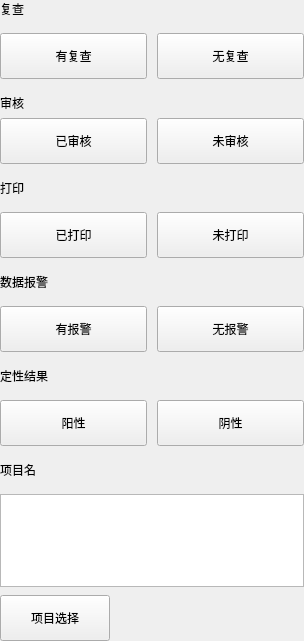
     <widget class="QWidget" name="widget61" native="true">
      <property name="geometry">
       <rect>
        <x>575</x>
        <y>0</y>
        <width>304</width>
        <height>641</height>
       </rect>
      </property>
      <layout class="QVBoxLayout" name="verticalLayout_52">
       <property name="spacing">
        <number>15</number>
       </property>
       <property name="leftMargin">
        <number>0</number>
       </property>
       <property name="topMargin">
        <number>0</number>
       </property>
       <property name="rightMargin">
        <number>0</number>
       </property>
       <property name="bottomMargin">
        <number>0</number>
       </property>
       <item>
        <layout class="QVBoxLayout" name="verticalLayout_44">
         <item>
          <widget class="QLabel" name="label_32">
           <property name="text">
            <string>复查</string>
           </property>
          </widget>
         </item>
         <item>
          <layout class="QHBoxLayout" name="horizontalLayout_50">
           <property name="spacing">
            <number>10</number>
           </property>
           <item>
            <widget class="QPushButton" name="pushButton_65">
             <property name="minimumSize">
              <size>
               <width>110</width>
               <height>46</height>
              </size>
             </property>
             <property name="maximumSize">
              <size>
               <width>16777215</width>
               <height>46</height>
              </size>
             </property>
             <property name="text">
              <string>有复查</string>
             </property>
             <property name="checkable">
              <bool>true</bool>
             </property>
             <property name="autoExclusive">
              <bool>false</bool>
             </property>
             <property name="buttons" stdset="0">
              <string notr="true">flat_button</string>
             </property>
            </widget>
           </item>
           <item>
            <widget class="QPushButton" name="pushButton_66">
             <property name="minimumSize">
              <size>
               <width>110</width>
               <height>46</height>
              </size>
             </property>
             <property name="maximumSize">
              <size>
               <width>16777215</width>
               <height>46</height>
              </size>
             </property>
             <property name="text">
              <string>无复查</string>
             </property>
             <property name="checkable">
              <bool>true</bool>
             </property>
             <property name="autoExclusive">
              <bool>false</bool>
             </property>
             <property name="buttons" stdset="0">
              <string notr="true">flat_button</string>
             </property>
            </widget>
           </item>
          </layout>
         </item>
        </layout>
       </item>
       <item>
        <layout class="QVBoxLayout" name="verticalLayout_46">
         <property name="spacing">
          <number>6</number>
         </property>
         <item>
          <widget class="QLabel" name="label_30">
           <property name="text">
            <string>审核</string>
           </property>
          </widget>
         </item>
         <item>
          <layout class="QHBoxLayout" name="horizontalLayout_53">
           <property name="spacing">
            <number>10</number>
           </property>
           <item>
            <widget class="QPushButton" name="pushButton_60">
             <property name="minimumSize">
              <size>
               <width>110</width>
               <height>46</height>
              </size>
             </property>
             <property name="maximumSize">
              <size>
               <width>16777215</width>
               <height>46</height>
              </size>
             </property>
             <property name="text">
              <string>已审核</string>
             </property>
             <property name="checkable">
              <bool>true</bool>
             </property>
             <property name="autoExclusive">
              <bool>false</bool>
             </property>
             <property name="buttons" stdset="0">
              <string notr="true">flat_button</string>
             </property>
            </widget>
           </item>
           <item>
            <widget class="QPushButton" name="pushButton_61">
             <property name="minimumSize">
              <size>
               <width>110</width>
               <height>46</height>
              </size>
             </property>
             <property name="maximumSize">
              <size>
               <width>16777215</width>
               <height>46</height>
              </size>
             </property>
             <property name="text">
              <string>未审核</string>
             </property>
             <property name="checkable">
              <bool>true</bool>
             </property>
             <property name="autoExclusive">
              <bool>false</bool>
             </property>
             <property name="buttons" stdset="0">
              <string notr="true">flat_button</string>
             </property>
            </widget>
           </item>
          </layout>
         </item>
        </layout>
       </item>
       <item>
        <layout class="QVBoxLayout" name="verticalLayout_45">
         <item>
          <widget class="QLabel" name="label_129">
           <property name="text">
            <string>打印</string>
           </property>
          </widget>
         </item>
         <item>
          <layout class="QHBoxLayout" name="horizontalLayout_54">
           <property name="spacing">
            <number>10</number>
           </property>
           <item>
            <widget class="QPushButton" name="pushButton_83">
             <property name="minimumSize">
              <size>
               <width>110</width>
               <height>46</height>
              </size>
             </property>
             <property name="maximumSize">
              <size>
               <width>16777215</width>
               <height>46</height>
              </size>
             </property>
             <property name="text">
              <string>已打印</string>
             </property>
             <property name="checkable">
              <bool>true</bool>
             </property>
             <property name="buttons" stdset="0">
              <string notr="true">flat_button</string>
             </property>
            </widget>
           </item>
           <item>
            <widget class="QPushButton" name="pushButton_38">
             <property name="minimumSize">
              <size>
               <width>110</width>
               <height>46</height>
              </size>
             </property>
             <property name="maximumSize">
              <size>
               <width>16777215</width>
               <height>46</height>
              </size>
             </property>
             <property name="text">
              <string>未打印</string>
             </property>
             <property name="checkable">
              <bool>true</bool>
             </property>
             <property name="buttons" stdset="0">
              <string notr="true">flat_button</string>
             </property>
            </widget>
           </item>
          </layout>
         </item>
        </layout>
       </item>
       <item>
        <layout class="QVBoxLayout" name="verticalLayout_41">
         <item>
          <widget class="QLabel" name="label_33">
           <property name="text">
            <string>数据报警</string>
           </property>
          </widget>
         </item>
         <item>
          <layout class="QHBoxLayout" name="horizontalLayout_51">
           <property name="spacing">
            <number>10</number>
           </property>
           <item>
            <widget class="QPushButton" name="pushButton_68">
             <property name="minimumSize">
              <size>
               <width>110</width>
               <height>46</height>
              </size>
             </property>
             <property name="maximumSize">
              <size>
               <width>16777215</width>
               <height>46</height>
              </size>
             </property>
             <property name="text">
              <string>有报警</string>
             </property>
             <property name="checkable">
              <bool>true</bool>
             </property>
             <property name="autoExclusive">
              <bool>false</bool>
             </property>
             <property name="buttons" stdset="0">
              <string notr="true">flat_button</string>
             </property>
            </widget>
           </item>
           <item>
            <widget class="QPushButton" name="pushButton_67">
             <property name="minimumSize">
              <size>
               <width>110</width>
               <height>46</height>
              </size>
             </property>
             <property name="maximumSize">
              <size>
               <width>16777215</width>
               <height>46</height>
              </size>
             </property>
             <property name="text">
              <string>无报警</string>
             </property>
             <property name="checkable">
              <bool>true</bool>
             </property>
             <property name="autoExclusive">
              <bool>false</bool>
             </property>
             <property name="buttons" stdset="0">
              <string notr="true">flat_button</string>
             </property>
            </widget>
           </item>
          </layout>
         </item>
        </layout>
       </item>
       <item>
        <layout class="QVBoxLayout" name="verticalLayout_40">
         <item>
          <widget class="QLabel" name="label_28">
           <property name="text">
            <string>定性结果</string>
           </property>
          </widget>
         </item>
         <item>
          <layout class="QHBoxLayout" name="horizontalLayout_52">
           <property name="spacing">
            <number>10</number>
           </property>
           <item>
            <widget class="QPushButton" name="pushButton_57">
             <property name="minimumSize">
              <size>
               <width>110</width>
               <height>46</height>
              </size>
             </property>
             <property name="maximumSize">
              <size>
               <width>16777215</width>
               <height>46</height>
              </size>
             </property>
             <property name="text">
              <string>阳性</string>
             </property>
             <property name="checkable">
              <bool>true</bool>
             </property>
             <property name="autoExclusive">
              <bool>false</bool>
             </property>
             <property name="buttons" stdset="0">
              <string notr="true">flat_button</string>
             </property>
            </widget>
           </item>
           <item>
            <widget class="QPushButton" name="pushButton_56">
             <property name="minimumSize">
              <size>
               <width>110</width>
               <height>46</height>
              </size>
             </property>
             <property name="maximumSize">
              <size>
               <width>16777215</width>
               <height>46</height>
              </size>
             </property>
             <property name="text">
              <string>阴性</string>
             </property>
             <property name="checkable">
              <bool>true</bool>
             </property>
             <property name="autoExclusive">
              <bool>false</bool>
             </property>
             <property name="buttons" stdset="0">
              <string notr="true">flat_button</string>
             </property>
            </widget>
           </item>
          </layout>
         </item>
        </layout>
       </item>
       <item>
        <layout class="QVBoxLayout" name="verticalLayout_36">
         <property name="bottomMargin">
          <number>0</number>
         </property>
         <item>
          <widget class="QLabel" name="label_42">
           <property name="minimumSize">
            <size>
             <width>0</width>
             <height>0</height>
            </size>
           </property>
           <property name="maximumSize">
            <size>
             <width>16777215</width>
             <height>16777215</height>
            </size>
           </property>
           <property name="text">
            <string>项目名</string>
           </property>
           <property name="alignment">
            <set>Qt::AlignLeading|Qt::AlignLeft|Qt::AlignVCenter</set>
           </property>
          </widget>
         </item>
         <item>
          <layout class="QVBoxLayout" name="verticalLayout_4">
           <property name="spacing">
            <number>8</number>
           </property>
           <item>
            <widget class="QTextEdit" name="assay_edit_2">
             <property name="paddings_all" stdset="0">
              <string notr="true">a_0</string>
             </property>
            </widget>
           </item>
           <item>
            <layout class="QHBoxLayout" name="horizontalLayout_66">
             <item>
              <widget class="QPushButton" name="assay_select_btn_2">
               <property name="minimumSize">
                <size>
                 <width>110</width>
                 <height>46</height>
                </size>
               </property>
               <property name="text">
                <string>项目选择</string>
               </property>
               <property name="buttons" stdset="0">
                <string notr="true">flat_button</string>
               </property>
              </widget>
             </item>
             <item>
              <spacer name="horizontalSpacer_60">
               <property name="orientation">
                <enum>Qt::Horizontal</enum>
               </property>
               <property name="sizeHint" stdset="0">
                <size>
                 <width>40</width>
                 <height>20</height>
                </size>
               </property>
              </spacer>
             </item>
            </layout>
           </item>
          </layout>
         </item>
         <item>
          <spacer name="verticalSpacer_5">
           <property name="orientation">
            <enum>Qt::Vertical</enum>
           </property>
           <property name="sizeHint" stdset="0">
            <size>
             <width>20</width>
             <height>40</height>
            </size>
           </property>
          </spacer>
         </item>
        </layout>
       </item>
       <item>
        <spacer name="verticalSpacer_7">
         <property name="orientation">
          <enum>Qt::Vertical</enum>
         </property>
         <property name="sizeHint" stdset="0">
          <size>
           <width>20</width>
           <height>40</height>
          </size>
         </property>
        </spacer>
       </item>
      </layout>
     </widget>
